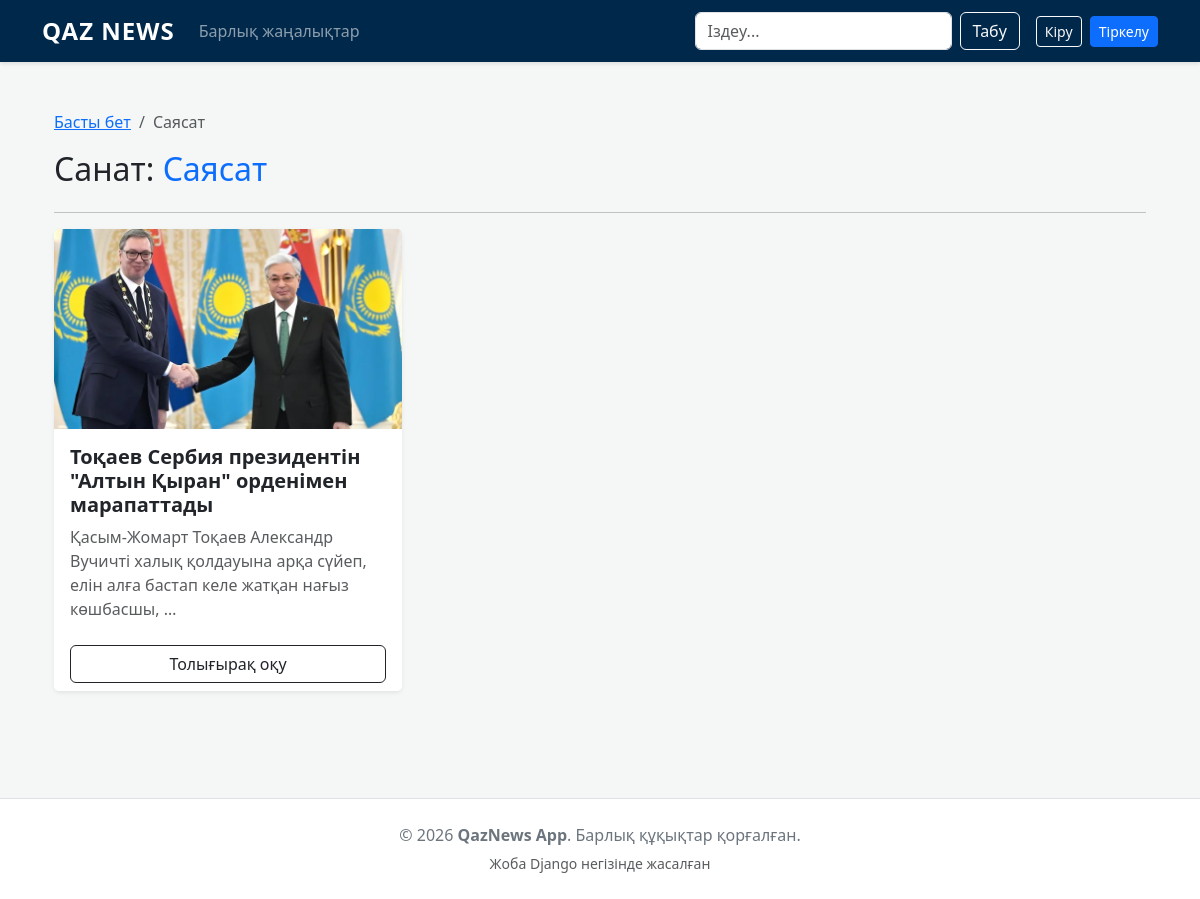
Page /category/1/ on the committed database.
### core_app/models.py (models this page shows, shortened)
class Category(models.Model):
    name = models.CharField("Санат атауы", max_length=100)

class Post(models.Model):
    title = models.CharField("Тақырыбы", max_length=200)
    content = models.TextField("Мәтіні")
    category = models.ForeignKey(Category, on_delete=models.CASCADE, related_name='posts')
    image = models.ImageField("Сурет", upload_to='news_images/')
    created_at = models.DateTimeField(auto_now_add=True)

### core_app/views.py (the view)
# urls.py: path('category/<int:pk>/', views.news_by_category, name='category_news'),
def news_by_category(request, pk):
    category = get_object_or_404(Category, pk=pk) # Санатты ID бойынша табу
    posts = Post.objects.filter(category=category).order_by('-created_at') # Сол санаттағы посттарды сүзу
    return render(request, 'news-by-category.html', {
        'category': category,
        'posts': posts
    })

### core_app/templates/news-by-category.html
{% extends 'base.html' %}
{% block content %}
<div class="container mt-5">
    <nav aria-label="breadcrumb">
      <ol class="breadcrumb">
        <li class="breadcrumb-item"><a href="{% url 'home' %}">Басты бет</a></li>
        <li class="breadcrumb-item active" aria-current="page">{{ category.name }}</li>
      </ol>
    </nav>
    <h2 class="mb-4">Санат: <span class="text-primary">{{ category.name }}</span></h2>
    <hr>
    <div class="row">
        {% for post in posts %}
            <div class="col-md-4 mb-4">
                <div class="card h-100 shadow-sm border-0">
                    {% if post.image %}
                        <img src="{{ post.image.url }}" class="card-img-top" alt="{{ post.title }}" style="height: 200px; object-fit: cover;">
                    {% endif %}
                    <div class="card-body">
                        <h5 class="card-title fw-bold">{{ post.title }}</h5>
                        <p class="card-text text-muted">{{ post.content|truncatewords:15 }}</p>
                    </div>
                    <div class="card-footer bg-white border-top-0">
                        <a href="{% url 'read_news' post.pk %}" class="btn btn-outline-dark w-100">Толығырақ оқу</a>
                    </div>
                </div>
            </div>
        {% empty %}
            <div class="col-12 text-center mt-5">
                <h4 class="text-secondary">Бұл санатта әзірге жаңалықтар жарияланбаған.</h4>
                <a href="{% url 'home' %}" class="btn btn-primary mt-3">Басты бетке қайту</a>
            </div>
        {% endfor %}
    </div>
</div>
{% endblock %}

### core_app/templates/base.html (style rules this page uses)
body { background-color: #f4f7f6; font-family: 'Segoe UI', Tahoma, Geneva, Verdana, sans-serif; }

### rows in the picture
Category: name "Caясат"
Post: image (picture), title "Тоқаев Сербия президентін \"Алтын Қыран\" орденімен марапаттады", content "Қасым-Жомарт Тоқаев Александр Вучичті халық қолдауына арқа сүйеп, елін алға бастап келе жатқан нағыз көшбасшы, …"
